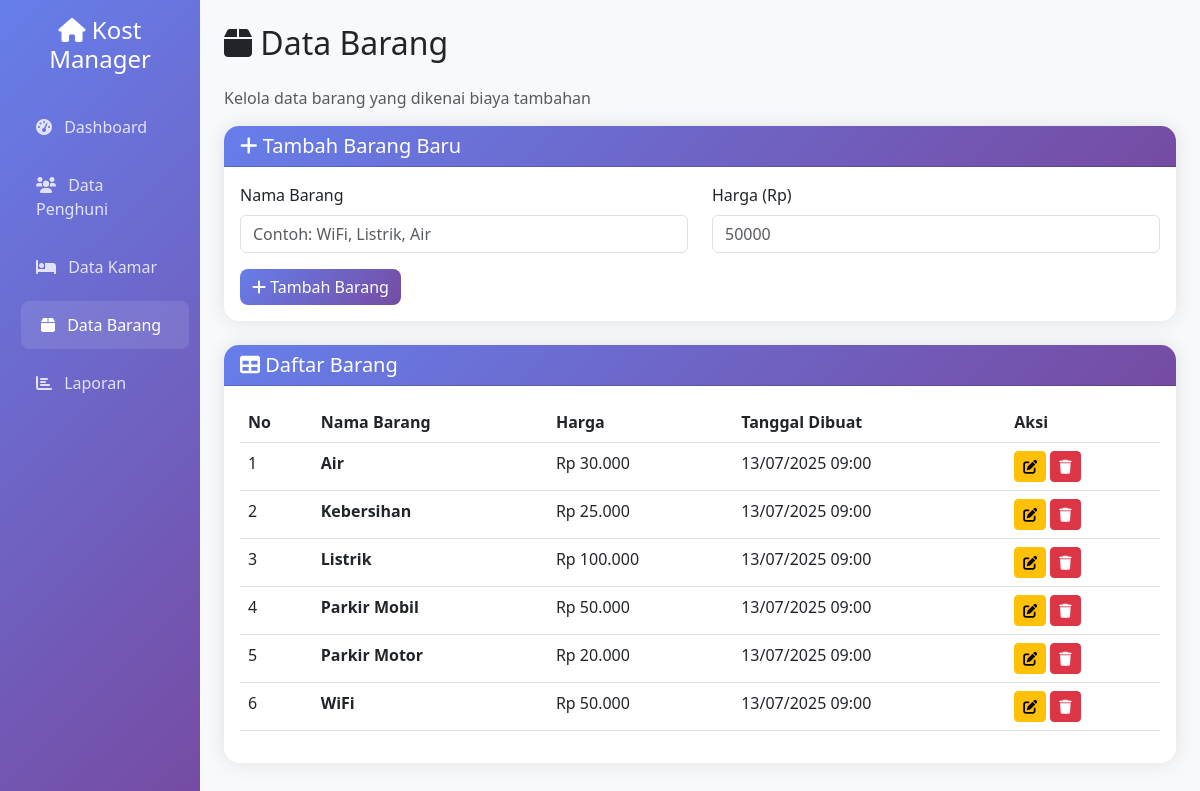
Screenshot of /barang.php with the database file from the repository.
### tables this page shows
CREATE TABLE IF NOT EXISTS tb_barang (
    id INT AUTO_INCREMENT PRIMARY KEY,
    nama VARCHAR(100) NOT NULL,
    harga DECIMAL(10,2) NOT NULL,
    created_at TIMESTAMP DEFAULT CURRENT_TIMESTAMP,
    updated_at TIMESTAMP DEFAULT CURRENT_TIMESTAMP ON UPDATE CURRENT_TIMESTAMP
);

### barang.php (the view, shortened to what this page needs)
<?php
include 'database/config.php';
$edit_data = null;
?>
<!DOCTYPE html>
<html lang="id">
<head>
    <link href="https://cdn.jsdelivr.net/npm/bootstrap@5.3.0/dist/css/bootstrap.min.css" rel="stylesheet">
    <link href="https://cdnjs.cloudflare.com/ajax/libs/font-awesome/6.0.0/css/all.min.css" rel="stylesheet">
</head>
<body>
    <div class="container-fluid">
        <div class="row">
            <div class="col-md-3 col-lg-2 px-0">
                <div class="sidebar p-3">
                    <div class="text-center mb-4">
                        <h4 class="text-white"><i class="fas fa-home"></i> Kost Manager</h4>
                    </div>
                    <nav class="nav flex-column">
                        <a class="nav-link" href="index.php">
                            <i class="fas fa-tachometer-alt me-2"></i> Dashboard
                        </a>
                        <a class="nav-link" href="penghuni.php">
                            <i class="fas fa-users me-2"></i> Data Penghuni
                        </a>
                        <a class="nav-link" href="kamar.php">
                            <i class="fas fa-bed me-2"></i> Data Kamar
                        </a>
                        <a class="nav-link active" href="barang.php">
                            <i class="fas fa-box me-2"></i> Data Barang
                        </a>
                        <a class="nav-link" href="laporan.php">
                            <i class="fas fa-chart-bar me-2"></i> Laporan
                        </a>
                    </nav>
                </div>
            </div>
            <div class="col-md-9 col-lg-10 main-content p-4">
                <div class="row">
                    <div class="col-12">
                        <h2 class="mb-4"><i class="fas fa-box"></i> Data Barang</h2>
                        <p class="text-muted">Kelola data barang yang dikenai biaya tambahan</p>
                    </div>
                </div>
                <div class="card mb-4">
                    <div class="card-header">
                        <h5 class="mb-0">
                            <i class="fas fa-plus"></i>
                            <?php echo $edit_data ? 'Edit Data Barang' : 'Tambah Barang Baru'; ?>
                        </h5>
                    </div>
                    <div class="card-body">
                        <form method="POST">
                            <div class="row">
                                <div class="col-md-6">
                                    <div class="mb-3">
                                        <label for="nama" class="form-label">Nama Barang</label>
                                        <input type="text" class="form-control" id="nama" name="nama"
                                               value="<?php echo $edit_data ? $edit_data['nama'] : ''; ?>"
                                               placeholder="Contoh: WiFi, Listrik, Air" required>
                                    </div>
                                </div>
                                <div class="col-md-6">
                                    <div class="mb-3">
                                        <label for="harga" class="form-label">Harga (Rp)</label>
                                        <input type="number" class="form-control" id="harga" name="harga"
                                               value="<?php echo $edit_data ? $edit_data['harga'] : ''; ?>"
                                               min="0" step="1000" placeholder="50000" required>
                                    </div>
                                </div>
                            </div>
                            <div class="d-flex gap-2">
                                <?php if ($edit_data): ?>
                                    <button type="submit" name="update" class="btn btn-primary">
                                        <i class="fas fa-save"></i> Update Data
                                    </button>
                                    <a href="barang.php" class="btn btn-secondary">
                                        <i class="fas fa-times"></i> Batal
                                    </a>
                                <?php else: ?>
                                    <button type="submit" name="tambah" class="btn btn-primary">
                                        <i class="fas fa-plus"></i> Tambah Barang
                                    </button>
                                <?php endif; ?>
                            </div>
                        </form>
                    </div>
                </div>
                <div class="card">
                    <div class="card-header">
                        <h5 class="mb-0"><i class="fas fa-table"></i> Daftar Barang</h5>
                    </div>
                    <div class="card-body">
                        <div class="table-responsive">
                            <table class="table table-hover">
                                <thead>
                                    <tr>
                                        <th>No</th>
                                        <th>Nama Barang</th>
                                        <th>Harga</th>
                                        <th>Tanggal Dibuat</th>
                                        <th>Aksi</th>
                                    </tr>
                                </thead>
                                <tbody>
                                    <?php
                                    $query = "SELECT * FROM tb_barang ORDER BY nama";
                                    $result = mysqli_query($conn, $query);
                                    $no = 1;
                                    while ($row = mysqli_fetch_assoc($result)) {
                                        echo "<tr>";
                                        echo "<td>" . $no++ . "</td>";
                                        echo "<td><strong>" . htmlspecialchars($row['nama']) . "</strong></td>";
                                        echo "<td>Rp " . number_format($row['harga'], 0, ',', '.') . "</td>";
                                        echo "<td>" . date('d/m/Y H:i', strtotime($row['created_at'])) . "</td>";
                                        echo "<td>";
                                        echo "<a href='?edit=" . $row['id'] . "' class='btn btn-sm btn-warning me-1'><i class='fas fa-edit'></i></a>";
                                        echo "<a href='?hapus=" . $row['id'] . "' class='btn btn-sm btn-danger' onclick='return confirm(\"Yakin ingin menghapus data ini?\")'><i class='fas fa-trash'></i></a>";
                                        echo "</td>";
                                        echo "</tr>";
                                    }
                                    ?>
                                </tbody>
                            </table>
                        </div>
                    </div>
                </div>
            </div>
        </div>
    </div>
</body>
</html>

### barang.php (style rules this page uses)
.sidebar { min-height: 100vh; background: linear-gradient(135deg, #667eea 0%, #764ba2 100%); }
.sidebar .nav-link { color: rgba(255,255,255,0.8); padding: 12px 20px; margin: 5px 0; border-radius: 8px; transition: all 0.3s; }
.sidebar .nav-link:hover, .sidebar .nav-link.active { color: white; background: rgba(255,255,255,0.1); transform: translateX(5px); }
.main-content { background-color: #f8f9fa; min-height: 100vh; }
.card { border: none; border-radius: 15px; box-shadow: 0 0 20px rgba(0,0,0,0.1); }
.card-header { background: linear-gradient(135deg, #667eea 0%, #764ba2 100%); color: white; border-radius: 15px 15px 0 0 !important; }
.btn-primary { background: linear-gradient(135deg, #667eea 0%, #764ba2 100%); border: none; border-radius: 8px; }

### rows the page displays
tb_barang: nama "Air", harga "30.000", created_at "13/07/2025 09:00"
tb_barang: nama "Kebersihan", harga "25.000", created_at "13/07/2025 09:00"
tb_barang: nama "Listrik", harga "100.000", created_at "13/07/2025 09:00"
tb_barang: nama "Parkir Mobil", harga "50.000", created_at "13/07/2025 09:00"
tb_barang: nama "Parkir Motor", harga "20.000", created_at "13/07/2025 09:00"
tb_barang: nama "WiFi", harga "50.000", created_at "13/07/2025 09:00"
